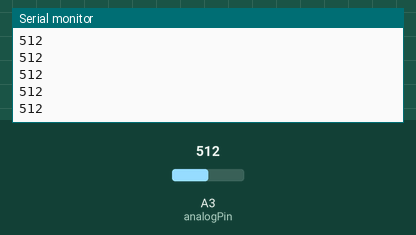
Recording of a sketch running on a simulated Arduino Uno, built for the host (arithmetic inside an expression is 32-bit, double 64-bit). On the bench: the last lines printed to the serial monitor. The test bench sets the inputs (shaded band); at power-on: A3 (analogPin) = 512.

Above: at 1.2 s.
1.3 s: A3 (analogPin) set to 716
At 2.3 s:
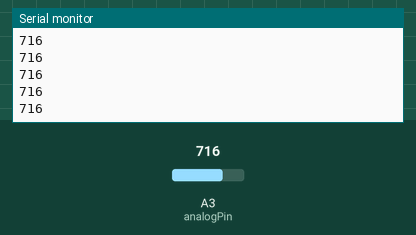
2.8 s: A3 (analogPin) set to 900
At 3.3 s:
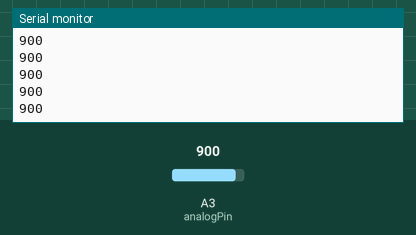
Timing chart, 0 to 5.8 s (numbered marks = the images above; inputs shaded):
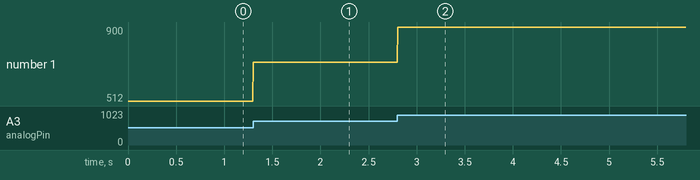

Measured:
- after the input at 1.3 s, the serial monitor: prints a new line at once (image 1)
- after the input at 2.8 s, the serial monitor: prints a new line at once (image 2)
- plotted number 1: 512 → 716 after the input at 1.3 s, 716 → 900 after the input at 2.8 s

The sketch:

ADCDriver.ino
```cpp
#include <ADCDriver.h>

int analogPin = A3; // terminal do meio de um potênciometro conectado ao pino analógico 3
                    // terminais mais externos são conectados um no ground e o outro em +5V
int val = 0;        // variável para guardar o valor lido

ADCDriver adc;

void setup() {
  adc.adc_config(INTERNAL1V1);
  Serial.begin(9600);           // configura a porta serial
}

void loop() {
  val = adc.adc_read(analogPin);    // lê o pino de entrada
  Serial.println(val);          // imprime o valor na porta serial
}
```

ADCDriver.cpp
```cpp
/*
  ADCDriver.cpp
*/

#include "ADCDriver.h"

ADCDriver::ADCDriver() { }

void ADCDriver::adc_config(uint16_t adc_freq) {
  analogReference(adc_freq);
}

uint16_t ADCDriver::adc_read(uint8_t adc_chan) {
  return analogRead(adc_chan);
}
```

ADCDriver.h
```cpp
/*
  ADCDriver.h
*/

#ifndef ADCDriver_h
#define ADCDriver_h

#include <Arduino.h>

class ADCDriver {
  public:
    ADCDriver();
    void adc_config(uint16_t adc_freq);
    uint16_t adc_read(uint8_t adc_chan);
};

#endif
```
